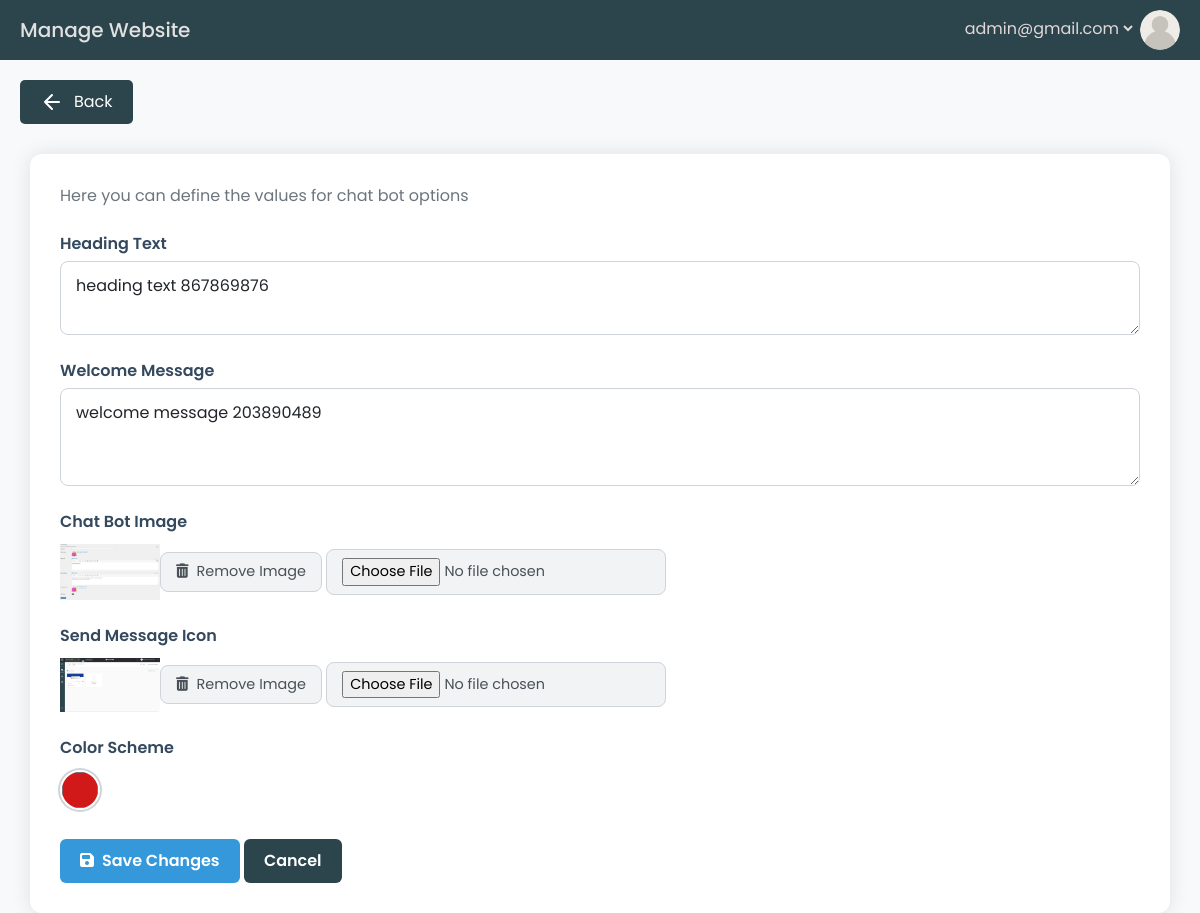
/add-website-configuration/2/ (signed in), run on the app's committed database.
### accounts/models.py (models this page shows, shortened)
class User(AbstractBaseUser):
    first_name = models.CharField(max_length=50, null=True, blank=True)
    last_name = models.CharField(max_length=50, null=True, blank=True)
    email = models.EmailField(max_length=100, unique=True)
    is_active = models.BooleanField(default=True)
    is_admin = models.BooleanField(default=False)
    is_staff = models.BooleanField(default=False)
    is_superuser = models.BooleanField(default=False)
    objects = UserManager()
    USERNAME_FIELD = 'email'

### base_app/models.py (models this page shows, shortened)
class WebsiteConfiguration(models.Model):
    website = models.OneToOneField(Website, on_delete=models.CASCADE)
    chat_bot_image = models.ImageField(upload_to='chatbot_images/')
    heading_text = models.CharField(max_length=500, null=True, blank=True)
    welcome_message = models.TextField(max_length=700, null=True, blank=True)
    send_message_icon = models.ImageField(upload_to='send_message_icons/')
    color_scheme = models.CharField(max_length=7, null=True, blank=True)

### base_app/views.py (the view, shortened to what this page needs)
# urls.py: path('add-website-configuration/<int:website_id>/', views.add_website_configuration, name='add_website_config'),
@login_required
def add_website_configuration(request, website_id=None):
    if website_id:
        website = get_object_or_404(Website, pk=website_id)  # Fetch existing website to update
        websiteConfig = website.websiteconfiguration
    else:
        websiteConfig = WebsiteConfiguration()
    return render(request, 'base_app/WebsiteConfiguration.html', {'websiteConfig': websiteConfig})

### base_app/templates/base_app/WebsiteConfiguration.html (shortened to what this page needs)
<!DOCTYPE html>
{% load static %}
<html lang="en">
<head>
    <link href="https://cdn.jsdelivr.net/npm/bootstrap@5.2.3/dist/css/bootstrap.min.css" rel="stylesheet">
    <link href="https://cdnjs.cloudflare.com/ajax/libs/font-awesome/6.4.0/css/all.min.css" rel="stylesheet">
</head>
<body>
    <header>
        <div class="header_bg_sec">
            <h1>Manage Website</h1>
            <div class="user-info">
                <select id="user-dropdown" class="user-dropdown">
                    <option value="email">{{ request.user.email }}</option>
                </select>
                <img src="{% static 'base_app/icons/user_avatar.png' %}" alt="User Avatar" class="user-avatar">
            </div>
        </div>
    </header>
    <div class="back-btn-sec">
        <a href="{% url 'home' %}">
            <button class="back-btn">
                <svg xmlns="http://www.w3.org/2000/svg" width="24" height="24" viewBox="0 0 24 24" fill="none" stroke="currentColor" stroke-width="2" stroke-linecap="round" stroke-linejoin="round">
                    <path d="M19 12H5M12 19l-7-7 7-7"/>
                </svg>
                Back
            </button>
        </a>
    </div>
    <div class="container settings-container">
        <p class="text-muted mb-4">Here you can define the values for chat bot options</p>
        <form method="POST" enctype="multipart/form-data">
            <div class="mb-4">
                <label for="headingText" class="form-label">Heading Text</label>
                <textarea class="form-control" id="headingText" rows="2" name="heading_text" placeholder="Enter heading text">{{ websiteConfig.heading_text|default:'' }}</textarea>
            </div>
            <div class="mb-4">
                <label for="welcomeMessage" class="form-label">Welcome Message</label>
                <textarea class="form-control" id="welcomeMessage" rows="3" name="welcome_message" placeholder="Enter welcome message">{{ websiteConfig.welcome_message|default:'' }}</textarea>
            </div>
            <div class="image-section mb-4">
                <div class="image-section-title">Chat Bot Image</div>
                <div class="d-flex align-items-center">
                    {% if websiteConfig.chat_bot_image %}
                        <img src="{{ websiteConfig.chat_bot_image.url }}" alt="Current chatbot Image" style="max-width: 100px; max-height: 100px;"><br>
                    {% else %}
                        <img src="https://via.placeholder.com/80x80/ff69b4/ffffff?text=Bot" alt="Chat Bot" class="image-preview">
                    {% endif %}
                    <div>
                        <button type="button" class="btn btn-upload" id="remove_image" onclick="removeImage('chatbot_image')">
                            <i class="fas fa-trash-alt me-2"></i>Remove Image
                        </button>
                        <input type="file" id="chatbot_image" class="btn btn-upload" name="chatbot_image" >
                    </div>
                </div>
            </div>
            <div class="image-section mb-4">
                <div class="image-section-title">Send Message Icon</div>
                <div class="d-flex align-items-center">
                    {% if websiteConfig.send_message_icon %}
                        <img src="{{ websiteConfig.send_message_icon.url }}" alt="Send Message Icon" style="max-width: 100px; max-height: 100px;"><br>
                    {% else %}
                        <img src="https://via.placeholder.com/80x80/ffd700/ffffff?text=Send" alt="Send Message Icon" class="image-preview">
                    {% endif %}
                    <div>
                        <button type="button" class="btn btn-upload" id="remove_image" onclick="removeImage('send_message_icon')">
                            <i class="fas fa-trash-alt me-2"></i>Remove Image
                        </button>
                        <input type="file" id="send_message_icon" class="btn btn-upload" name="send_message_icon">
                    </div>
                </div>
            </div>
            <div class="mb-4">
                <div class="image-section-title">Color Scheme</div>
                    <input type="color" class="color-scheme" id="color_scheme" name="color_scheme" value="{{ websiteConfig.color_scheme }}"><br>
            </div>
            <button type="submit" class="btn btn-primary"><i class="fas fa-save me-2"></i>Save Changes</button>
            <button type="button" class="btn btn-primary cencle_btn" onclick="window.location.href='{% url 'home' %}'">Cancel</button>
        </form>
    </div>
</body>
</html>

### base_app/templates/base_app/WebsiteConfiguration.html (style rules this page uses)
* { margin: 0; padding: 0; box-sizing: border-box; font-family: "Poppins", sans-serif; }
a { text-decoration: none; }
body { font-family: "Poppins", sans-serif; background-color: #f8f9fa; color: #333; }
.settings-container { background-color: white; border-radius: 12px; padding: 30px; box-shadow: 0 0 20px rgba(0,0,0,0.1); margin-top: 30px; }
.form-control::placeholder { color: #95a5a6; }
.form-control { border-radius: 8px; border: 1px solid #ced4da; padding: 12px 15px; }
.color-scheme { width: 40px; height: 40px; border: 2px solid #fff; box-shadow: 0 0 0 2px #ced4da; border-radius: 50%; display: inline-block; cursor: pointer; }
.btn-upload { background-color: #f1f3f5; border: 1px solid #ced4da; color: #495057; border-radius: 8px; padding: 8px 15px; font-size: 0.9em; transition: all 0.3s ease; }
.btn-primary { background-color: #3498db; border: none; padding: 10px 20px; font-weight: 600; }
.image-section { margin-bottom: 20px; }
.image-section-title { font-weight: 600; color: #34495e; margin-bottom: 10px; }
.form-label { font-weight: 600; color: #34495e; margin-bottom: 5px; }
.user-info img { height: 40px; width: 40px; object-fit: cover; border-radius: 100%; }
.header_bg_sec { background-color: #2c454c; height: 60px; width: 100%; display: flex; justify-content: space-between; align-items: center; padding: 0 20px; }
.header_bg_sec h1 { color: #e1e1e1; font-size: 20px; font-weight: 500; margin: 0; }
.user-info .user-dropdown { background-color: transparent; color: #e1d8d8; border: none; }
.back-btn-sec { margin: 20px; }
.back-btn { display: inline-flex; align-items: center; padding: 10px 20px; background-color: #2c454c; color: white; border: none; border-radius: 5px; font-size: 16px; cursor: pointer; transition: all 0.3s ease; }
.back-btn svg { margin-right: 10px; transition: all 0.3s ease; }
.cencle_btn { background-color: #2c454c; color: white; }

### data on the page
User: email "admin@gmail.com"
WebsiteConfiguration: heading_text "heading text 867869876", welcome_message "welcome message 203890489", chat_bot_image (picture), send_message_icon (picture), color_scheme "#d21919"
